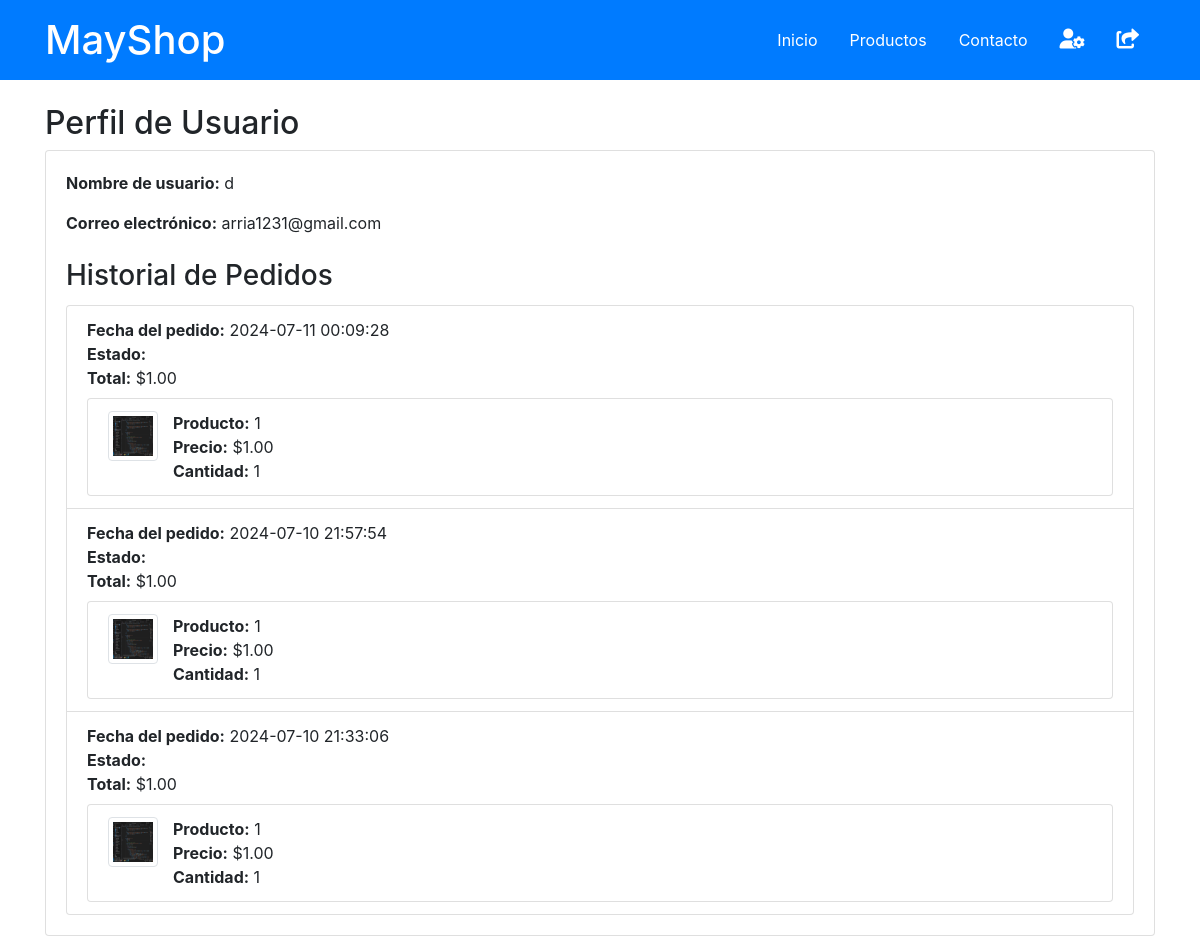
Page /pw/profile.php (signed in) on the committed database.
### tables this page shows
CREATE TABLE `pedido_productos` (
  `id_pedido` int(11) NOT NULL,
  `id_producto` int(11) NOT NULL,
  `cantidad` int(11) NOT NULL,
  `precio` decimal(10,2) NOT NULL
);

CREATE TABLE `pedidos` (
  `id_pedido` int(11) NOT NULL,
  `id_usuario` int(11) DEFAULT NULL,
  `fecha_pedido` timestamp NOT NULL DEFAULT current_timestamp(),
  `estado` enum('procesando','enviado','entregado') NOT NULL,
  `total` decimal(10,2) NOT NULL,
  `metodo_pago` int(11) DEFAULT NULL
);

CREATE TABLE `productos` (
  `id_producto` int(11) NOT NULL,
  `nombre` varchar(255) NOT NULL,
  `descripcion` text DEFAULT NULL,
  `precio` decimal(10,2) NOT NULL,
  `disponibilidad` int(11) NOT NULL,
  `categoria_id` int(11) DEFAULT NULL,
  `imagenes` text DEFAULT NULL,
  `id_usuario` int(11) NOT NULL
);

### pw/profile.php (the view, shortened to what this page needs)
<?php
require 'config.php';
$id_usuario = $_SESSION['id_usuario'];
$sql = "SELECT p.id_pedido, p.fecha_pedido, p.estado, p.total, d.id_producto, prod.nombre as producto, d.cantidad, d.precio, prod.imagenes
        FROM pedidos p
        JOIN pedido_productos d ON p.id_pedido = d.id_pedido
        JOIN productos prod ON d.id_producto = prod.id_producto
        WHERE p.id_usuario = ?
        ORDER BY p.fecha_pedido DESC";
$stmt = $conn->prepare($sql);
$stmt->bind_param("i", $id_usuario);
$stmt->execute();
$result = $stmt->get_result();
$pedidos = [];
while ($row = $result->fetch_assoc()) {
    $pedidos[$row['id_pedido']]['fecha_pedido'] = $row['fecha_pedido'];
    $pedidos[$row['id_pedido']]['estado'] = $row['estado'];
    $pedidos[$row['id_pedido']]['total'] = $row['total'];
    $pedidos[$row['id_pedido']]['productos'][] = $row;
}
?>
<!DOCTYPE html>
<html lang="es">
<head>
    <link rel="stylesheet" href="https://stackpath.bootstrapcdn.com/bootstrap/4.3.1/css/bootstrap.min.css">
    <link rel="stylesheet" href="https://cdnjs.cloudflare.com/ajax/libs/font-awesome/6.0.0-beta3/css/all.min.css">
    <link rel="stylesheet" href="./css/index.css">
</head>
<body>
    <header class="bg-primary text-white p-3">
        <div class="container d-flex justify-content-between align-items-center">
            <h1 class="logo mb-0">MayShop</h1>
            <nav>
                <ul class="nav">
                    <li class="nav-item"><a class="nav-link text-white" href="index.php">Inicio</a></li>
                    <li class="nav-item"><a class="nav-link text-white" href="products.php">Productos</a></li>
                    <li class="nav-item"><a class="nav-link text-white" href="contact.php">Contacto</a></li>
                    <li class="nav-item"><a class="nav-link text-white" href="profile.php"><i class="fas fa-user-gear" style="font-size: 20px;"></i></a></li>
                    <li class="nav-item"><a class="nav-link text-white" href="logout.php"><i class="fas fa-share-from-square" style="font-size: 20px;"></i></a></li>
                </ul>
            </nav>
        </div>
    </header>
    <main class="container mt-4">
        <section class="profile">
            <h2>Perfil de Usuario</h2>
            <div class="card">
                <div class="card-body">
                    <p class="card-text"><strong>Nombre de usuario:</strong> <?php echo htmlspecialchars($_SESSION['nombre']); ?></p>
                    <p class="card-text"><strong>Correo electrónico:</strong> <?php echo htmlspecialchars($_SESSION['email']); ?></p>
                    <h3 class="card-title mt-4">Historial de Pedidos</h3>
                    <ul class="list-group">
                        <?php if (count($pedidos) > 0): ?>
                            <?php foreach ($pedidos as $id_pedido => $pedido): ?>
                                <li class="list-group-item">
                                    <strong>Fecha del pedido:</strong> <?php echo htmlspecialchars($pedido['fecha_pedido']); ?><br>
                                    <strong>Estado:</strong> <?php echo htmlspecialchars($pedido['estado']); ?><br>
                                    <strong>Total:</strong> $<?php echo number_format($pedido['total'], 2); ?>
                                    <ul class="list-group mt-2">
                                        <?php foreach ($pedido['productos'] as $producto): ?>
                                            <li class="list-group-item">
                                                <img src="<?php echo htmlspecialchars($producto['imagenes']); ?>" alt="Imagen del producto" class="img-thumbnail" style="width: 50px; height: 50px; float: left; margin-right: 15px;">
                                                <strong>Producto:</strong> <?php echo htmlspecialchars($producto['producto']); ?><br>
                                                <strong>Precio:</strong> $<?php echo number_format($producto['precio'], 2); ?><br>
                                                <strong>Cantidad:</strong> <?php echo htmlspecialchars($producto['cantidad']); ?>
                                            </li>
                                        <?php endforeach; ?>
                                    </ul>
                                </li>
                            <?php endforeach; ?>
                        <?php else: ?>
                            <li class="list-group-item">No has realizado ningún pedido.</li>
                        <?php endif; ?>
                    </ul>
                </div>
            </div>
        </section>
    </main>
</body>
</html>

### rows in the picture
pedido_productos: id_pedido.fecha_pedido "2024-07-11 00:09:28", id_pedido.total "1.00", id_producto.imagenes (picture), id_producto.nombre "1", precio "1.00", cantidad "1"
pedido_productos: id_pedido.fecha_pedido "2024-07-10 21:57:54", id_pedido.total "1.00", id_producto.imagenes (picture), id_producto.nombre "1", precio "1.00", cantidad "1"
pedido_productos: id_pedido.fecha_pedido "2024-07-10 21:33:06", id_pedido.total "1.00", id_producto.imagenes (picture), id_producto.nombre "1", precio "1.00", cantidad "1"

### other values in the picture
$_SESSION['nombre'] "d"
$_SESSION['email'] "arria1231@gmail.com"
